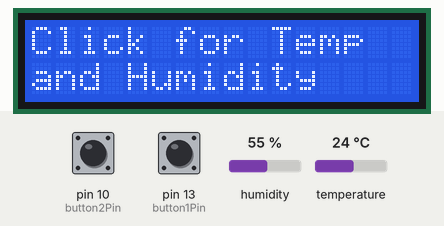
A sketch run on a simulated Arduino Uno, built with avr-gcc and run on an emulated ATmega328P. Parts: 16×2 character LCD. The test bench sets the inputs (shaded band); at power-on: pin 10 (button2Pin) HIGH, pin 13 (button1Pin) HIGH, humidity 55 %, temperature 24 °C. What the sketch prints to the serial monitor is not drawn.

Above: at 1.2 s.
1.3 s: pin 10 (button2Pin) pulled LOW for 1.25 s
At 3.4 s:
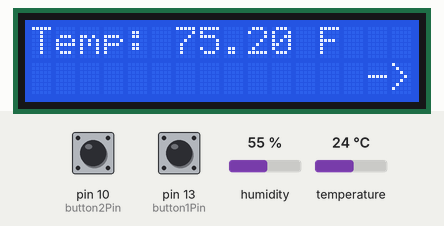
4.0 s: pin 13 (button1Pin) pulled LOW for 1.25 s
At 4.8 s:
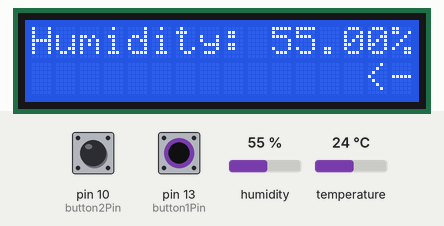
6.7 s: pin 10 (button2Pin) pulled LOW for 3.2 s
At 8.4 s:
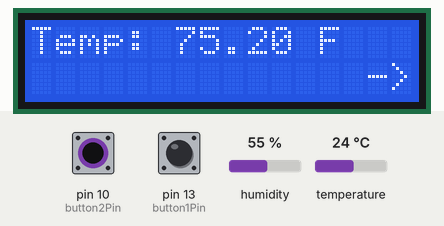
11.4 s: pin 13 (button1Pin) pulled LOW for 3.2 s
At 13.1 s:
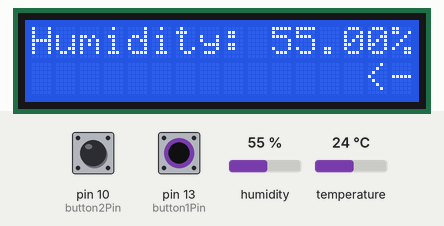
Timing chart, 0 to 14.6 s (numbered marks = the images above; inputs shaded):
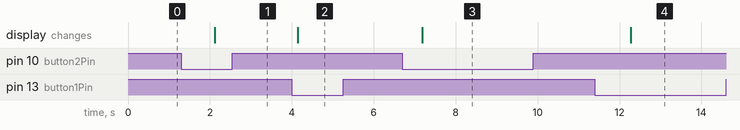

Measured:
- after the input at 1.3 s, the display: changes after 0.82 s (image 1)
- after the input at 4.0 s, the display: changes after 0.15 s (image 2)
- after the input at 6.7 s, the display: changes after 0.49 s (image 3)
- after the input at 11.4 s, the display: changes after 0.88 s (image 4)

The sketch:

Humidity_and_Temp.ino
```cpp
// include the LCD screen library
#include <LiquidCrystal.h>

// include the DHT sensor library
#include "DHT.h"

// initialize the library by associating any needed LCD interface pin
// with the arduino pin number it is connected to
const int rs = 12, en = 11, d4 = 5, d5 = 4, d6 = 3, d7 = 2;
LiquidCrystal lcd(rs, en, d4, d5, d6, d7);

// initialize the two buttons
int button1Pin = 13;
int button2Pin = 10;

// created variables that will eventually represent the button boolean state
int button1State;
int button2State;

// define the sensor pin
#define DHTPin 7

// define the sensor type
#define DHTType DHT11

// put the sensors and the type of sensor into a function
DHT dht(DHTPin, DHTType);

void setup() {
// start the LCD screen
  lcd.begin(16,2);

// set the mode of each of the buttons
  pinMode(button1Pin,INPUT_PULLUP);
  pinMode(button2Pin,INPUT_PULLUP);

// start the serial monitor
  Serial.begin(9600);

// start the DHT sensor
  dht.begin();

// the start screen for the LCD screen
  lcd.print("Click for Temp");
  lcd.setCursor(0,1);
  lcd.print("and Humidity");
}

void loop() {
// with a pre-made function, this command reads the humidity through the sensor
  float h = dht.readHumidity();

// with a pre-made function, this command reads the temperature through the sensor
  float t = dht.readTemperature();

// reads the two button states to use in later commands
  button1State = digitalRead(button1Pin);
  button2State = digitalRead(button2Pin);

// the first if statement checks whether the right button is pressed or not
// then, it reads the humidity on the screen
if (button1State == LOW){
  lcd.clear();
  lcd.print("Humidity: ");
  lcd.print(h);
  lcd.print("%");
  lcd.setCursor(14,1);
  lcd.print("<-");

}
// the second if statement checks whether the left button is pressed or not
// then, it reads the temperature on the screen
if (button2State == LOW){
  lcd.clear();
  lcd.print("Temp: ");
  lcd.print(t*1.8+32);
  lcd.print(" F");
  lcd.setCursor(14,1);
  lcd.print("->");
}

// there is a 1 second delay in between the loop because of the sensor
// the sensor needs at least a 1 second delay between each reading
 delay(1000);

// Starts the serial monitor to monitor the temperature and the humidity
 Serial.print("Temp: ");
 Serial.println(t*1.8+32);
 Serial.print("Humidity: ");
 Serial.println(h);
}
  
```
